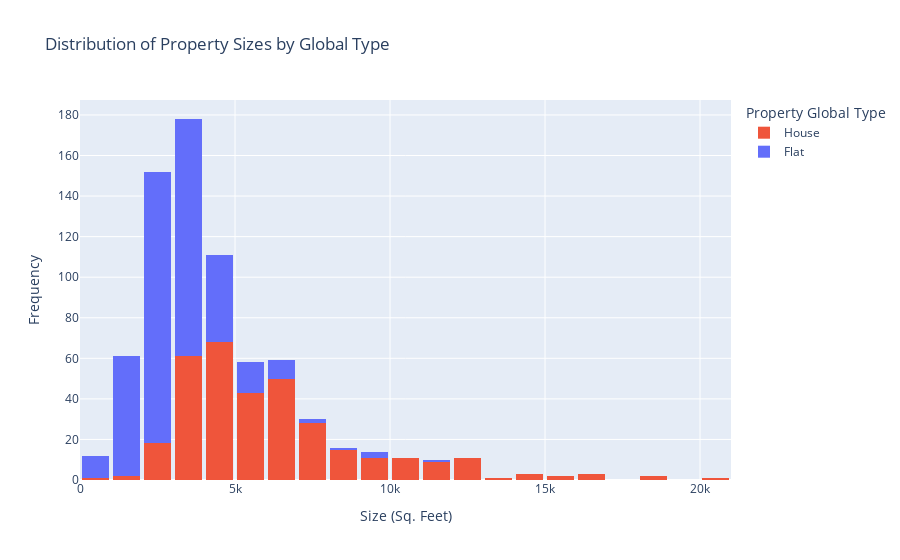

Notebook cell for this chart:
### Code cell
fig = px.histogram(
    data_frame=subset,
    x='sizeSqFeetMax',
    color='propertyGlobalType',
    nbins=30,  # Number of bins
    title='Distribution of Property Sizes by Global Type',
    labels={'sizeSqFeetMax': 'Size (Sq. Feet)', 'propertyGlobalType': 'Property Global Type'},
    barmode='stack',  # Change to 'group' for side-by-side bars
    color_discrete_sequence=['#EF553B', '#636EFA', '#636EFA'],  # Blue for flats, Red for houses
    template='plotly',  # Optional: for aesthetic improvements
)

fig.update_layout(
    xaxis_title='Size (Sq. Feet)',
    yaxis_title='Frequency',
    bargap=0.1,  # Optional: gap between bars
    xaxis=dict(showgrid=True),
    yaxis=dict(showgrid=True),
)

fig.show()

### Figure 1 — Plotly figure (JSON) as saved in the notebook; plotly's stock layout.template omitted (floating-point values rounded to 4 significant figures; data arrays with more than 128 entries replaced by an {"elided": "..."} marker saying what was removed)
{"data": [{"alignmentgroup": "True", "bingroup": "x", "hovertemplate": "Property Global Type=House<br>Size (Sq. Feet)=%{x}<br>count=%{y}<extra></extra>", "legendgroup": "House", "marker": {"color": "#EF553B", "pattern": {"shape": ""}}, "name": "House", "nbinsx": 30, "offsetgroup": "House", "orientation": "v", "showlegend": true, "type": "histogram", "x": {"elided": "340 int values"}, "xaxis": "x", "yaxis": "y"}, {"alignmentgroup": "True", "bingroup": "x", "hovertemplate": "Property Global Type=Flat<br>Size (Sq. Feet)=%{x}<br>count=%{y}<extra></extra>", "legendgroup": "Flat", "marker": {"color": "#636EFA", "pattern": {"shape": ""}}, "name": "Flat", "nbinsx": 30, "offsetgroup": "Flat", "orientation": "v", "showlegend": true, "type": "histogram", "x": {"elided": "395 int values"}, "xaxis": "x", "yaxis": "y"}], "layout": {"bargap": 0.1, "barmode": "stack", "legend": {"title": {"text": "Property Global Type"}, "tracegroupgap": 0}, "title": {"text": "Distribution of Property Sizes by Global Type"}, "xaxis": {"anchor": "y", "domain": [0, 1], "showgrid": true, "title": {"text": "Size (Sq. Feet)"}}, "yaxis": {"anchor": "x", "domain": [0, 1], "showgrid": true, "title": {"text": "Frequency"}}}}
